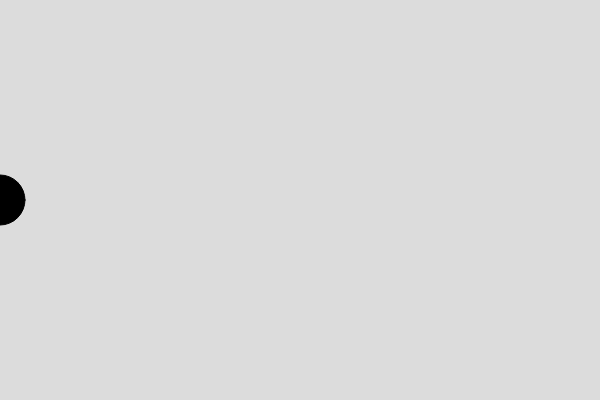
Frame 1 (no input)
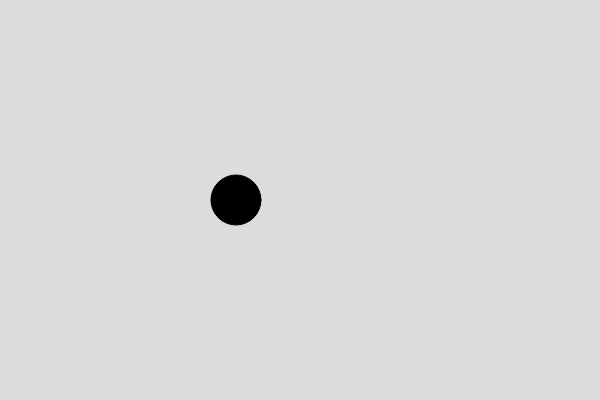
Frame 60 (no input)
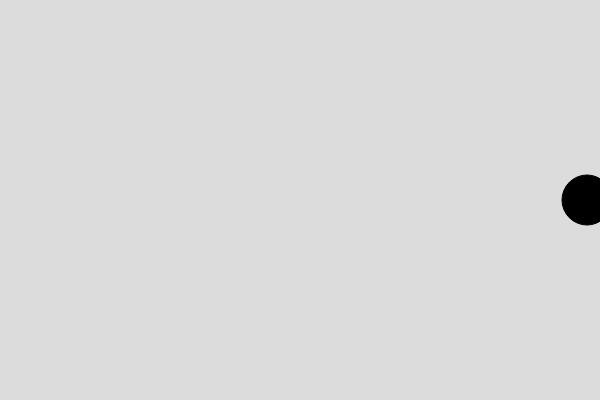
Frame 120 (the mouse pressed at the canvas centre since frame 60)

The p5.js sketch that drew these frames (run headless with seeded random() and noise() and a simulated clock; from frame 60 on, the mouse is pressed at the canvas centre):

// p5.js sketch
// ── sketch.js
let CX = 0;
let radius = 50;
let hastighed = 4;
let hastighed_ændring = 3;

function setup() {
  createCanvas(600, 400);
}

function draw() {
  background(220);
  
  
  fill(0)  
  circle(CX,200,radius)
  
  if (CX > width - radius/2) {position = -hastighed};
  if (CX < 0 + radius/2) {position = hastighed};
  
  if (position >= 0) {if (mouseIsPressed) {position = hastighed + hastighed_ændring} };
  if (position <= 0) {if (mouseIsPressed) {position = hastighed - hastighed_ændring} };

  print(position)

  CX = CX + position
}
